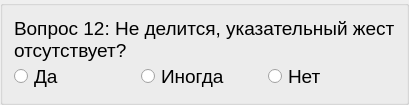
          <widget class="QGroupBox" name="block2_item12">
           <layout class="QVBoxLayout" name="verticalLayout_29">
            <property name="spacing">
             <number>0</number>
            </property>
            <item>
             <widget class="QLabel" name="label_36">
              <property name="font">
               <font>
                <pointsize>14</pointsize>
               </font>
              </property>
              <property name="text">
               <string>Вопрос 12: Не делится, указательный жест отсутствует?</string>
              </property>
              <property name="alignment">
               <set>Qt::AlignLeading|Qt::AlignLeft|Qt::AlignVCenter</set>
              </property>
              <property name="wordWrap">
               <bool>true</bool>
              </property>
             </widget>
            </item>
            <item>
             <layout class="QHBoxLayout" name="_29">
              <property name="spacing">
               <number>0</number>
              </property>
              <item>
               <widget class="QRadioButton" name="radioButton_85">
                <property name="font">
                 <font>
                  <pointsize>14</pointsize>
                 </font>
                </property>
                <property name="text">
                 <string>Да</string>
                </property>
               </widget>
              </item>
              <item>
               <widget class="QRadioButton" name="radioButton_86">
                <property name="font">
                 <font>
                  <pointsize>14</pointsize>
                 </font>
                </property>
                <property name="text">
                 <string>Иногда</string>
                </property>
               </widget>
              </item>
              <item>
               <widget class="QRadioButton" name="radioButton_87">
                <property name="font">
                 <font>
                  <pointsize>14</pointsize>
                 </font>
                </property>
                <property name="text">
                 <string>Нет</string>
                </property>
               </widget>
              </item>
             </layout>
            </item>
           </layout>
          </widget>
